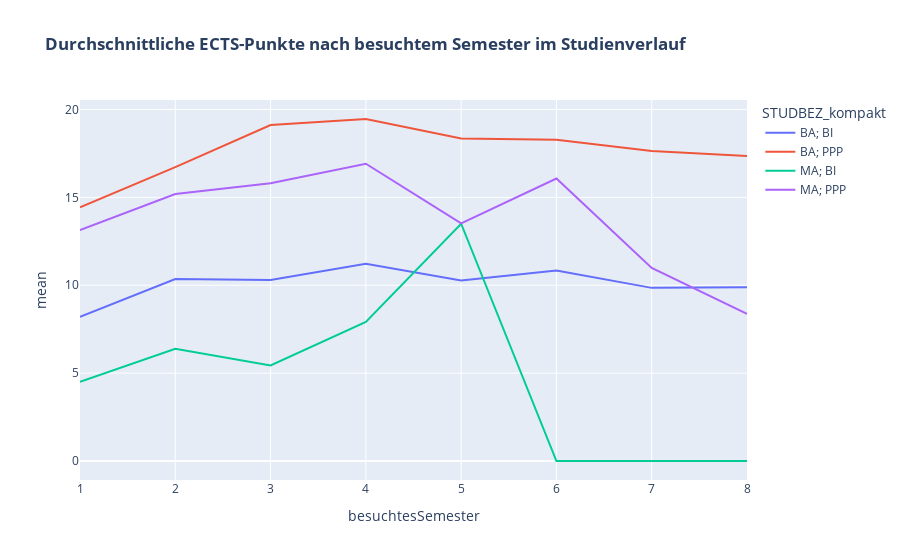

Notebook code cell kept with this figure:
### Code cell
fig = px.line(df_by_semester_and_study_agg, 
                x="besuchtesSemester", 
                y="mean", 
                color="STUDBEZ_kompakt", 
                title="<b>Durchschnittliche ECTS-Punkte nach besuchtem Semester im Studienverlauf</b>")
fig.update_xaxes(dtick=1)

### Figure 1 — Plotly figure (JSON) as saved in the notebook; plotly's stock layout.template omitted (floating-point values rounded to 4 significant figures)
{"data": [{"hovertemplate": "STUDBEZ_kompakt=BA; BI<br>besuchtesSemester=%{x}<br>mean=%{y}<extra></extra>", "legendgroup": "BA; BI", "line": {"color": "#636efa", "dash": "solid"}, "marker": {"symbol": "circle"}, "mode": "lines", "name": "BA; BI", "orientation": "v", "showlegend": true, "type": "scatter", "x": [1, 2, 3, 4, 5, 6, 7, 8], "xaxis": "x", "y": [8.198, 10.35, 10.3, 11.22, 10.28, 10.83, 9.851, 9.885], "yaxis": "y"}, {"hovertemplate": "STUDBEZ_kompakt=BA; PPP<br>besuchtesSemester=%{x}<br>mean=%{y}<extra></extra>", "legendgroup": "BA; PPP", "line": {"color": "#EF553B", "dash": "solid"}, "marker": {"symbol": "circle"}, "mode": "lines", "name": "BA; PPP", "orientation": "v", "showlegend": true, "type": "scatter", "x": [1, 2, 3, 4, 5, 6, 7, 8], "xaxis": "x", "y": [14.43, 16.72, 19.12, 19.46, 18.35, 18.28, 17.64, 17.35], "yaxis": "y"}, {"hovertemplate": "STUDBEZ_kompakt=MA; BI<br>besuchtesSemester=%{x}<br>mean=%{y}<extra></extra>", "legendgroup": "MA; BI", "line": {"color": "#00cc96", "dash": "solid"}, "marker": {"symbol": "circle"}, "mode": "lines", "name": "MA; BI", "orientation": "v", "showlegend": true, "type": "scatter", "x": [1, 2, 3, 4, 5, 6, 7, 8], "xaxis": "x", "y": [4.5, 6.389, 5.438, 7.917, 13.5, 0, 0, 0], "yaxis": "y"}, {"hovertemplate": "STUDBEZ_kompakt=MA; PPP<br>besuchtesSemester=%{x}<br>mean=%{y}<extra></extra>", "legendgroup": "MA; PPP", "line": {"color": "#ab63fa", "dash": "solid"}, "marker": {"symbol": "circle"}, "mode": "lines", "name": "MA; PPP", "orientation": "v", "showlegend": true, "type": "scatter", "x": [1, 2, 3, 4, 5, 6, 7, 8], "xaxis": "x", "y": [13.14, 15.19, 15.81, 16.91, 13.52, 16.07, 10.99, 8.369], "yaxis": "y"}], "layout": {"legend": {"title": {"text": "STUDBEZ_kompakt"}, "tracegroupgap": 0}, "title": {"text": "<b>Durchschnittliche ECTS-Punkte nach besuchtem Semester im Studienverlauf</b>"}, "xaxis": {"anchor": "y", "domain": [0, 1], "dtick": 1, "title": {"text": "besuchtesSemester"}}, "yaxis": {"anchor": "x", "domain": [0, 1], "title": {"text": "mean"}}}}
